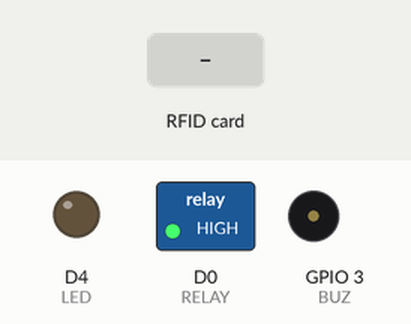
Recording of a sketch running on a simulated ESP8266 (NodeMCU). Parts: switched loads named in the sketch (green lamp = pin HIGH), output pins drawn as LEDs (lit = HIGH), buzzer (waves = sounding, pin HIGH). Dashed ring = blinking. The inputs (shaded band) are chosen by the test bench. WiFi joins after 1.5 s; servers stay silent unless stated.

Above: at 1.2 s.
1.3 s: RFID card 12 34 56 78 held to the reader
At 1.47 s:
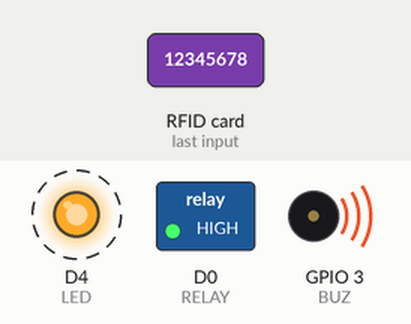
Timing chart, 0 to 4.3 s (numbered marks = the images above; inputs shaded):
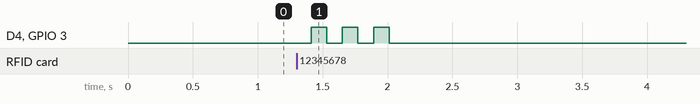

Measured:
- after the input at 1.3 s, D4 (LED), GPIO 3 (BUZ): alternates HIGH for 0.12 s and LOW for 0.12 s, 6 changes in all, then stays LOW, starting after 0.11 s

The sketch:

RFID_Attendance.ino
```cpp
// RIT - IOT : RFID Attendance System  (NodeMCU ESP8266)
// Offline: join hotspot "RIT-IOT" (pass 12345678) -> app IP 192.168.4.1 | Online: put your WiFi below
#include <ESP8266WiFi.h>
#include <ESP8266WebServer.h>
#include <WiFiUdp.h>
#include <SPI.h>
#include <MFRC522.h>
const char* STA_SSID="YOUR_WIFI"; const char* STA_PASS="YOUR_PASS";
#define SS_PIN D8
#define RST_PIN D3
const int RELAY[5]={-1,-1,-1,D0,-1}; // SPI uses D5-D7, so only R4 (door lock relay) on D0
#define LED D4   // external LED + 220R
#define BUZ 3    // RX pin (GPIO3) buzzer

ESP8266WebServer sv(80);
WiFiUDP udp;
void discover(){ if(udp.parsePacket()<=0)return; char b[20]; int n=udp.read(b,19); b[n>0?n:0]=0; if(strncmp(b,"RIT_DISCOVER",12)!=0)return;
  String s="{\"device\":\"nodemcu\",\"name\":\"RIT-IOT NodeMCU\"}"; udp.beginPacket(udp.remoteIP(),udp.remotePort()); udp.write((const uint8_t*)s.c_str(),s.length()); udp.endPacket(); } // app finds the board instantly
int rs[5]={0,0,0,0,0}; bool autoM=true; float v=0,t=0,h=0,dist=100; int d=0,c=0,p=0,door=0; String lastUID="",logS="";
void setR(int i,int s){ if(i<0||i>4||RELAY[i]<0)return; rs[i]=s; digitalWrite(RELAY[i],s?LOW:HIGH); } // relay modules are active LOW
void beep(int n,int ms=120){ for(int i=0;i<n;i++){ digitalWrite(BUZ,HIGH); digitalWrite(LED,HIGH); delay(ms); digitalWrite(BUZ,LOW); digitalWrite(LED,LOW); delay(ms);} }
void cors(){ sv.sendHeader("Access-Control-Allow-Origin","*"); sv.sendHeader("Access-Control-Allow-Private-Network","true"); }
MFRC522 rfid(SS_PIN,RST_PIN);
String readUID(){ String s=""; for(byte i=0;i<rfid.uid.size;i++){ if(rfid.uid.uidByte[i]<16)s+="0"; s+=String(rfid.uid.uidByte[i],HEX);} s.toUpperCase(); return s; }
String UIDS[5]={"","","","",""};   // filled by the app: Save & send to board
void setup(){
  for(int i=0;i<5;i++){ if(RELAY[i]>=0){ pinMode(RELAY[i],OUTPUT); setR(i,0);} }
  pinMode(LED,OUTPUT); pinMode(BUZ,OUTPUT);
  WiFi.mode(WIFI_AP_STA); WiFi.softAP("RIT-IOT","12345678"); WiFi.begin(STA_SSID,STA_PASS);
  sv.on("/r",[](){cors(); setR(sv.arg("n").toInt()-1,sv.arg("s").toInt()); sv.send(200,"application/json","{}");});
  sv.on("/mode",[](){cors(); sv.send(200,"application/json","{}");});
  sv.on("/cmd",[](){cors(); String k=sv.arg("k"); int x=sv.arg("v").toInt();
    if(k=="auto")autoM=x; if(k=="reset")c=0; if(k=="exit"&&p>0)p--; if(k=="door")door=x; sv.send(200,"application/json","{}");});
  sv.on("/data",[](){cors(); String j="{\"r\":["+String(rs[0])+","+rs[1]+","+rs[2]+","+rs[3]+","+rs[4]+"],\"v\":"+String(v)+",\"d\":"+d+",\"c\":"+c+",\"p\":"+p+",\"dist\":"+(int)dist+",\"t\":"+(int)t+",\"h\":"+(int)h+",\"auto\":"+(autoM?1:0)+",\"u\":\""+lastUID+"\",\"log\":\""+logS+"\"}"; sv.send(200,"application/json",j);});
  sv.on("/card",[](){cors(); int i=sv.arg("i").toInt(); if(i>=0&&i<5) UIDS[i]=sv.arg("u"); sv.send(200,"application/json","{}");});
  SPI.begin(); rfid.PCD_Init();
  udp.begin(4210);
  sv.begin();
}
unsigned long lt=0;
void loop(){
  sv.handleClient(); discover();
  if(millis()-lt>200){ lt=millis();
    if(rfid.PICC_IsNewCardPresent() && rfid.PICC_ReadCardSerial()){
      lastUID=readUID(); c++;                           // c = scan counter, the app reads it
      bool known=false; for(int i=0;i<5;i++) if(UIDS[i]!="" && UIDS[i]==lastUID) known=true;
      if(known) beep(1); else beep(3);                  // 1 beep = registered card, 3 beeps = unknown card
      rfid.PICC_HaltA();
    }
  }
}
```
